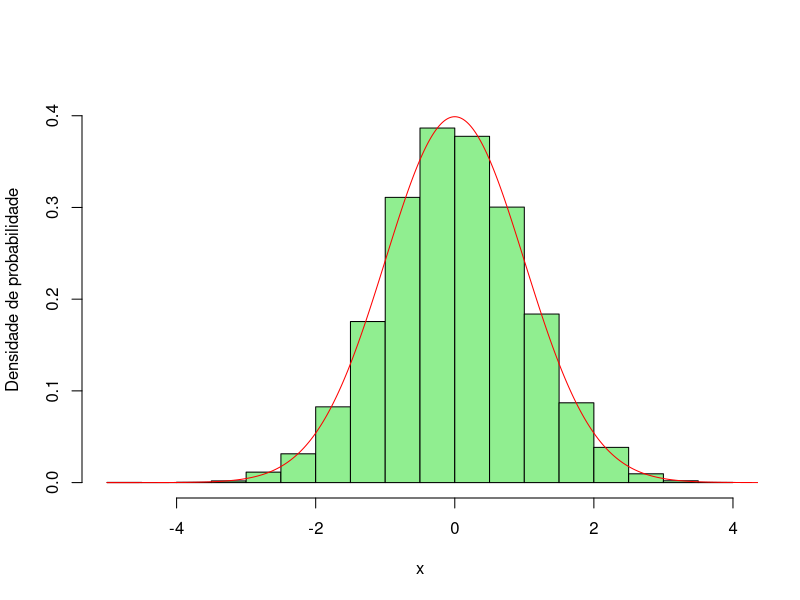

Write R code to recreate this figure.
## ---- chunk 1
knitr::opts_chunk$set(echo = TRUE)
## ---- chunk 2
x <- seq(-5,5,0.001)
y <- dnorm(x)

hist(h <- rnorm(10000), probability = TRUE, 
     col = "lightgreen", ylim = c(0,0.42), main = "", 
     xlab = "x", ylab = "Densidade de probabilidade")

lines(x, y, type = "l", col = "red")
